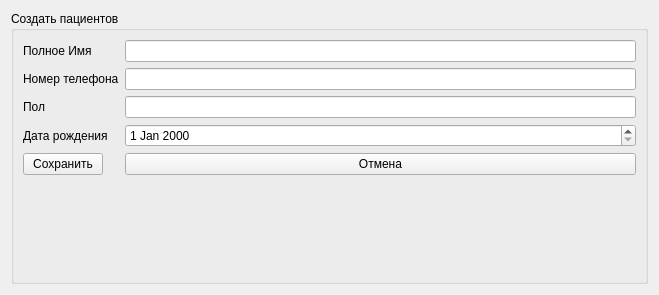
<?xml version="1.0" encoding="UTF-8"?>
<ui version="4.0">
 <class>Form</class>
 <widget class="QWidget" name="Form">
  <property name="geometry">
   <rect>
    <x>0</x>
    <y>0</y>
    <width>659</width>
    <height>295</height>
   </rect>
  </property>
  <property name="windowTitle">
   <string>Form</string>
  </property>
  <layout class="QVBoxLayout" name="verticalLayout">
   <item>
    <widget class="QGroupBox" name="groupBox">
     <property name="title">
      <string>Создать пациентов</string>
     </property>
     <layout class="QFormLayout" name="formLayout">
      <item row="0" column="0">
       <widget class="QLabel" name="label">
        <property name="text">
         <string>Полное Имя</string>
        </property>
       </widget>
      </item>
      <item row="0" column="1">
       <widget class="QLineEdit" name="line_edit_full_name"/>
      </item>
      <item row="1" column="0">
       <widget class="QLabel" name="label_2">
        <property name="text">
         <string>Номер телефона</string>
        </property>
       </widget>
      </item>
      <item row="1" column="1">
       <widget class="QLineEdit" name="line_edit_phone_number"/>
      </item>
      <item row="2" column="0">
       <widget class="QLabel" name="label_3">
        <property name="text">
         <string>Пол</string>
        </property>
       </widget>
      </item>
      <item row="2" column="1">
       <widget class="QLineEdit" name="line_edit_sex"/>
      </item>
      <item row="3" column="0">
       <widget class="QLabel" name="label_4">
        <property name="text">
         <string>Дата рождения</string>
        </property>
       </widget>
      </item>
      <item row="3" column="1">
       <widget class="QDateEdit" name="dateEdit"/>
      </item>
      <item row="4" column="0">
       <widget class="QPushButton" name="pushButton_ok">
        <property name="text">
         <string>Сохранить</string>
        </property>
       </widget>
      </item>
      <item row="4" column="1">
       <widget class="QPushButton" name="pushButton_cancel">
        <property name="text">
         <string>Отмена</string>
        </property>
       </widget>
      </item>
     </layout>
    </widget>
   </item>
  </layout>
 </widget>
 <resources/>
 <connections/>
</ui>
